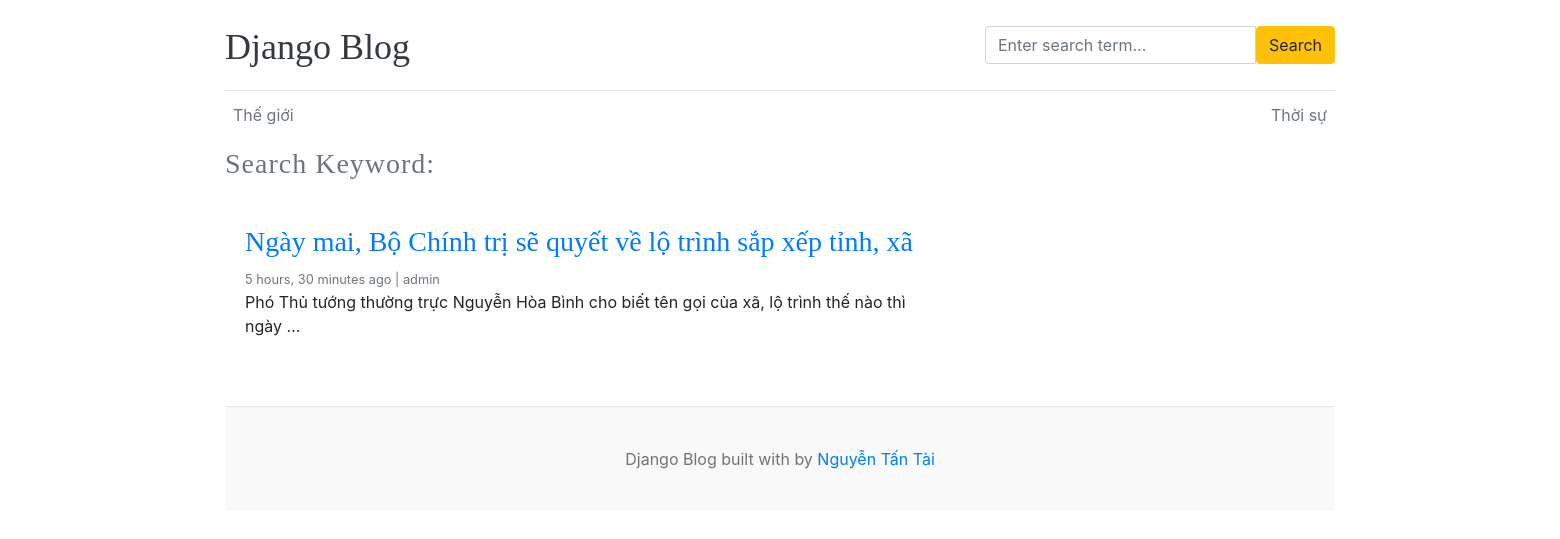
The app's page /blogs/search/, older data.
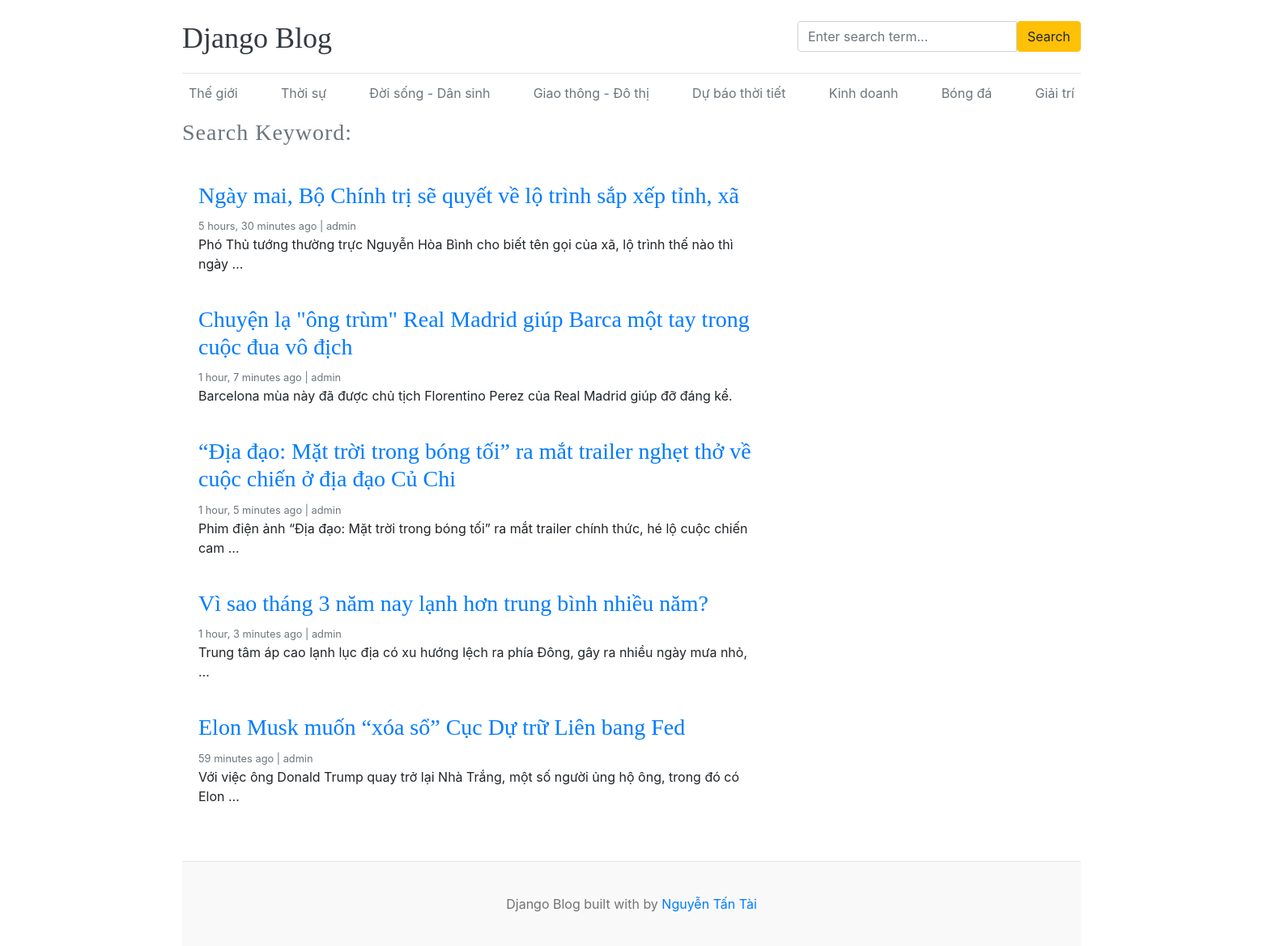
The same page, newer data.
### blogs/models.py (models this page shows, shortened)
class Category(models.Model):
    category_name = models.CharField(max_length=50, unique=True)
    created_at = models.DateTimeField(auto_now_add=True)
    updated_at = models.DateTimeField(auto_now=True)
    class Meta:
        verbose_name_plural = "Categories"

class Blogs(models.Model):
    title = models.CharField(max_length=100, unique=True)
    slug = models.SlugField(unique=True, blank=True)
    category = models.ForeignKey(Category, on_delete=models.CASCADE)
    author = models.ForeignKey(User, on_delete=models.CASCADE)
    blog_image = models.ImageField(upload_to="uploads/%y/%m/%d")
    short_description = models.TextField(max_length=2000)
    blog_body = models.TextField(max_length=3000)
    status = models.CharField(max_length=100, choices=STATUS_CHOICES, default="draft")
    is_feacherd = models.BooleanField(default=False)
    created_at = models.DateTimeField(auto_now_add=True)
    updated_at = models.DateTimeField(auto_now=True)
    class Meta:
        verbose_name_plural = "blogs"

### blogs/views.py (the view)
# urls.py: path("blogs/search/", views.search, name="search"),
def search(request):
    try:
        keyword = request.GET.get('keyword', '')
        if keyword:
            blogs = Blogs.objects.filter(
                Q(title__icontains=keyword) |
                Q(short_description__icontains=keyword) |
                Q(blog_body__icontains=keyword),
                status='published'
            )
        else:
            blogs = Blogs.objects.filter(status='published')
        context = {
            'blogs': blogs,
            'keyword': keyword
        }
        return render(request, 'search.html', context)
    except Exception as e:
        print(f"Error occurred in search function: {e}")
        return render(request, 'search.html', {'error': str(e)})

### blogs/context_processors.py (called while the page is built)
def get_categories(request):
    categories = Category.objects.all()
    return dict(categories=categories)

### templates/search.html
{% extends './base/base.html' %}
{% block content %}
<div class="d-flex mb-3">
    <h3 class="text-secondary" style="letter-spacing: 1px">
        Search Keyword: <h3 class="font-italic ml-2 text-danger">{{ keyword }}</h3>
    </h3>
</div>
<main role="main" class="container p-0">
    <div class="row">
        <div class="col-md-8 blog-main">
            {% if blogs %}
                {% for i in blogs %}
                    <div class="card border-0">
                        <div class="card-body">
                            <h3><a href="{% url 'blogs' i.slug %}">{{ i.title }}</a></h3>
                            <small class="mb-1 text-muted">{{ i.created_at | timesince }} ago | {{ i.author }}</small>
                            <p class="card-text">
                                {{ i.short_description | truncatewords:20 }}
                            </p>
                        </div>
                    </div>
                {% endfor %}
            {% else %}
                <p><i>There are no results matching this keyword!</i></p>
            {% endif %}
        </div>
    </div>
</main>
{% endblock %}

### templates/base/base.html
{% include './header.html' %}
{% block content %}
{% load django_browser_reload %} {% django_browser_reload_script %}
{% endblock %}
{% include './footer.html' %}

### templates/base/header.html (shortened to what this page needs)
{% load static %}
<!DOCTYPE html>
<html lang="en">
<head>
    <link href="https://getbootstrap.com/docs/4.0/dist/css/bootstrap.min.css" rel="stylesheet" />
    <link href="{% static 'css/blog.css' %}" rel="stylesheet" />
</head>
<body>
    <div class="container">
        <header class="blog-header py-3">
            <div class="row flex-nowrap justify-content-between align-items-center">
                <div class="col-8 pt-1">
                    <a class="blog-header-logo text-dark" href="/">Django Blog</a>
                </div>
                <div class="col-4">
                    <form action="{% url 'search' %}" method="GET">
                        <div class="input-group">
                            <input class="form-control" name="keyword" type="text" placeholder="Enter search term..."
                                aria-label="Enter search term..." aria-describedby="button-search" />
                            <button type="submit" class="btn btn-warning" id="button-search">Search</button>
                        </div>
                    </form>
                </div>
                <div class="col-4 d-flex justify-content-end align-items-center">
                </div>
            </div>
        </header>
        {% if "dashboard" not in request.path %}
        <div class="nav-scroller py-1 mb-2">
            <nav class="nav d-flex justify-content-between">
                {% for cat in categories %}
                <a class="p-2 text-muted" href="{% url 'posts_by_category' cat.id %}">{{ cat.category_name }}</a>
                {% endfor %}
            </nav>
        </div>
        {% endif %}

### templates/base/footer.html
<footer class="blog-footer mt-5">
    <p>
        Django Blog built with by <a target="_blank" href="https://github.com/ngtantai48">Nguyễn Tấn Tài</a>
    </p>
</footer>
{% load django_browser_reload %} {% django_browser_reload_script %}
</body>
</html>

### static/css/blog.css (style rules this page uses)
.blog-header { border-bottom: 1px solid #e5e5e5; }
.blog-header-logo { font-family: "Playfair Display", Georgia, "Times New Roman", serif; font-size: 2.25rem; }
h1, h2, h3, h4, h5, h6 { font-family: "Playfair Display", Georgia, "Times New Roman", serif; }
.blog-footer { padding: 2.5rem 0; color: #727272; text-align: center; background-color: #f9f9f9; border-top: .05rem solid #e5e5e5; }
.blog-footer p:last-child { margin-bottom: 0; }

Row changes from the older to the newer data that the page shows:
added Category: category_name "Đời sống - Dân sinh"
added Category: category_name "Giao thông - Đô thị"
added Category: category_name "Dự báo thời tiết"
added Category: category_name "Kinh doanh"
added Category: category_name "Bóng đá"
added Category: category_name "Giải trí"
added Blogs: title "Chuyện lạ \"ông trùm\" Real Madrid giúp Barca một tay trong cuộc đua vô địch", created_at "1 hour, 7 minutes", author "admin", short_description "Barcelona mùa này đã được chủ tịch Florentino Perez của Real Madrid giúp đỡ đáng kể."
added Blogs: title "“Địa đạo: Mặt trời trong bóng tối” ra mắt trailer nghẹt thở về cuộc chiến ở địa đạo Củ Chi", created_at "1 hour, 5 minutes", author "admin", short_description "Phim điện ảnh “Địa đạo: Mặt trời trong bóng tối” ra mắt trailer chính thức, hé lộ cuộc chiến cam …"
added Blogs: title "Vì sao tháng 3 năm nay lạnh hơn trung bình nhiều năm?", created_at "1 hour, 3 minutes", author "admin", short_description "Trung tâm áp cao lạnh lục địa có xu hướng lệch ra phía Đông, gây ra nhiều ngày mưa nhỏ, …"
added Blogs: title "Elon Musk muốn “xóa sổ” Cục Dự trữ Liên bang Fed", created_at "59 minutes", author "admin", short_description "Với việc ông Donald Trump quay trở lại Nhà Trắng, một số người ủng hộ ông, trong đó có Elon …"
